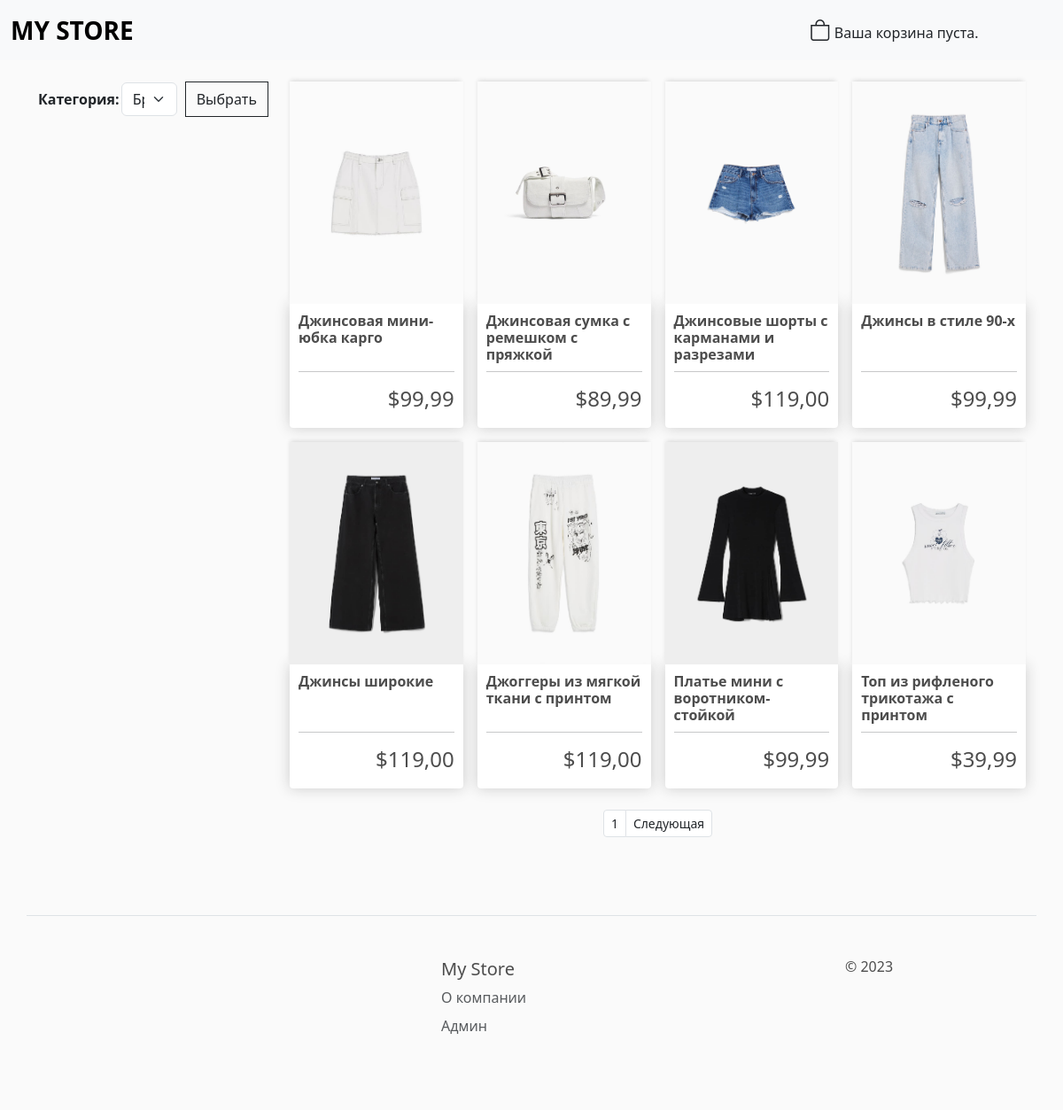
The app's page /store with its own data.
### store/models.py (models this page shows, shortened)
class Product(models.Model):
    category = models.ForeignKey(Category, null=True, blank=True, on_delete=models.CASCADE, related_name='products', help_text="Выберете категорию", verbose_name="Категория")
    name = models.CharField(max_length=60, help_text="Введите наименование предмета", verbose_name="Наименование")
    slug = models.SlugField(max_length=200, unique=True, db_index=True, verbose_name="URL")
    price = models.DecimalField(max_digits=10, decimal_places=2, help_text="Введите цену предмета", verbose_name="Цена")
    image = models.ImageField(null=True, blank=True, help_text="Загрузите изображение предмета", verbose_name="Изображение")
    description = models.TextField(blank=True, null=True, help_text="Введите описание продукта", verbose_name="Описание продукта")
    available = models.BooleanField(default=True, help_text="Введите статус наличия", verbose_name="В наличии")
    objects = models.Model
    class Meta:
        verbose_name = "Продукт"  # Название модели в единственном числе
        verbose_name_plural = "Продукты"  # Название модели во множественном числе
        ordering = ["name"]  # Поле по которому будет происходить сортировка

### store/views.py (the view, shortened to what this page needs)
# urls.py: path('', include('store.urls', namespace='store')),
def store(request):
    if request.method == 'GET':
        products = DataBase.read(Product, mode="all")
        paginator = Paginator(products, 8)
        page_number = request.GET.get('page')
        page_obj = paginator.get_page(page_number)
        form = CategoryForm()
        context = {"products": products, "form": form, "page_obj": page_obj}
        return render(request, 'store/product/store.html', context=context)

### store/forms.py
class CategoryForm(forms.Form):
    category = forms.TypedChoiceField(label="Категория", choices=choices, coerce=str, widget=forms.Select(attrs={'class': 'form-select', 'id': 'autoSizingSelect'}))

### cart/cart.py (called while the page is built)
    def __len__(self):
        return sum(item['quantity'] for item in self.cart.values())

### cart/context_processors.py (called while the page is built)
def cart(request):
    context = {'cart': Cart(request)}
    return context

### store/views.py (called while the page is built, shortened)
    @staticmethod
    def read(model, mode="all", **kwargs):
        if mode == "all":  # Получить данные для [всех объектов]
            result = model.objects.all()
            return list(result.values())

### templates/store/product/store.html (shortened to what this page needs)
{% extends "base.html" %}
{% load static %}
{% block body %}
<br>
    <div class="container">
        <div class="row">
            <div class="col-lg-3 justify-content-start">
                    <form method="post" action="store">
                        <div class="d-grid gap-2 d-md-flex justify-content-md-end">
                     <table>{{ form }}</table>
                     <input type="submit" class="btn btn-outline-dark" value="Выбрать">
                        </div>
                    </form>
                </div>
            <div class="col-lg-9 justify-content-end">
            <div class="row row-cols-2 row-cols-lg-4 g-lg-3">
                {% for product in page_obj %}
                    <div class="col-sm-3">
                        <div class="align-self-stretch" >
                        <a href="{% url 'store:product_detail' product.id %}"><img class="thumbnail" src="/images/{{ product.image }}"></a>
                            <div class = "box-element product">
                                <div class="col" style="height: 50px;">
                                <h6><strong>{{ product.name }}</strong></h6>
                                </div>
                                <hr>
                                <div class="row d-flex align-items-center">
                                <div class="col-12 d-flex justify-content-end">
                                <h4>${{ product.price|floatformat:2 }}</h4>
                                </div>
                                </div>
                            </div>
                        </div>
                    </div>
                {% endfor %}
                </div>
            <br>
                <nav aria-label="label">
                  <ul class="pagination pagination-sm justify-content-center">
                    <li class="page-item"><a class="page-link text-dark" href="#">{{ page_obj.number }}</a></li>
                      {% if page_obj.has_next %}
                    <li class="page-item">
                      <a class="page-link text-dark" href="{{ request.path }}?page={{ page_obj.next_page_number }}">Следующая</a>
                    </li>
                      {% endif %}
                  </ul>
                </nav>
            </div>
        </div>
    </div>
<br>
{% endblock body %}

### templates/base.html (shortened to what this page needs)
<!DOCTYPE html>
{% load static %}
<html lang="en">
<head>
    <link href="https://cdn.jsdelivr.net/npm/bootstrap@5.3.0-alpha1/dist/css/bootstrap.min.css" rel="stylesheet">
    <link rel="stylesheet" href="https://cdn.jsdelivr.net/npm/bootstrap-icons@1.10.4/font/bootstrap-icons.css">
    <link href="{% static 'css/main.css' %}" rel="stylesheet">
    </head>
<body>
<header>
    <nav class="navbar navbar-expand-lg bg-light">
      <div class="container-fluid">
        <a class="navbar-brand fw-bold fs-3" href="{% url 'store:store' %}">MY STORE</a>
        <div class="collapse navbar-collapse" id="navbarNavDropdown">
          <ul class="navbar-nav">
            <li class="nav-item">
            <li class="nav-item">
              <div class="form-inline position-absolute top-50 end-0 translate-middle ">
              <a href="{% url 'cart:cart_detail' %}"><i class="bi bi-bag text-dark" style="font-size: 1.5rem;"></i></a>
              {% with total_items=cart|length %}
                {% if cart|length > 0 %}
                    <a class="btn btn-outline-white border-0" href="{% url 'cart:cart_detail' %}">
                    В корзине: {{ total_items }} ед.
                    ${{ cart.get_total_price }}
              </a>
                {% else %}
                    Ваша корзина пуста.
                {% endif %}
              {% endwith %}
            </div>
            </li>
          </ul>
    </div>
  </div>
</nav>
</header>
{% block body %} {% endblock %}
        <div class="container">
                <footer class="row row-cols-5 py-5 my-5 border-top">
                    <div class="col"></div>
                    <div class="col"></div>
                    <div class="col">
                        <h5>My Store</h5>
                        <ul class="nav flex-column">
                            <li class="nav-item mb-2"><a href="{% url 'store:about' %}" class="nav-link p-0 text-muted">О компании</a></li>
                        </ul>
                        <ul class="nav flex-column">
                            <li class="nav-item mb-2"><a href="/admin" class="nav-link p-0 text-muted">Админ</a></li>
                        </ul>
                    </div>
                    <div class="col">
                    </div>
                    <div class="col">
                        <h6>© 2023</h6>
                    </div>
            </footer>
            </div>
    </body>
</html>

### static/css/main.css (style rules this page uses)
body { background-color: hsl(0, 0%, 98%); }
h1,h2,h3,h4,h5,h6 { color:hsl(0, 0%, 30%); }
.box-element { box-shadow:hsl(0, 0%, 80%) 0 0 16px; background-color: #fff; border-radius: 4px; padding: 10px; }
.thumbnail { width: 100%; height: 90%; -webkit-box-shadow: -1px -3px 5px -2px rgba(214,214,214,1); -moz-box-shadow: -1px -3px 5px -2px rgba(214,214,214,1); box-shadow: -1px -3px 5px -2px rgba(214,214,214,1); }
.product { border-radius: 0 0 4px 4px; }
.btn { border-radius: 0; }

### records on screen
Product: image (picture), name "Джинсовая мини-юбка карго", price "99,99"
Product: image (picture), name "Джинсовая сумка с ремешком с пряжкой", price "89,99"
Product: image (picture), name "Джинсовые шорты с карманами и разрезами", price "119,00"
Product: image (picture), name "Джинсы в стиле 90-х", price "99,99"
Product: image (picture), name "Джинсы широкие", price "119,00"
Product: image (picture), name "Джоггеры из мягкой ткани с принтом", price "119,00"
Product: image (picture), name "Платье мини с воротником-стойкой", price "99,99"
Product: image (picture), name "Топ из рифленого трикотажа с принтом", price "39,99"

### other values on screen
{{ page_obj.number }} "1"
